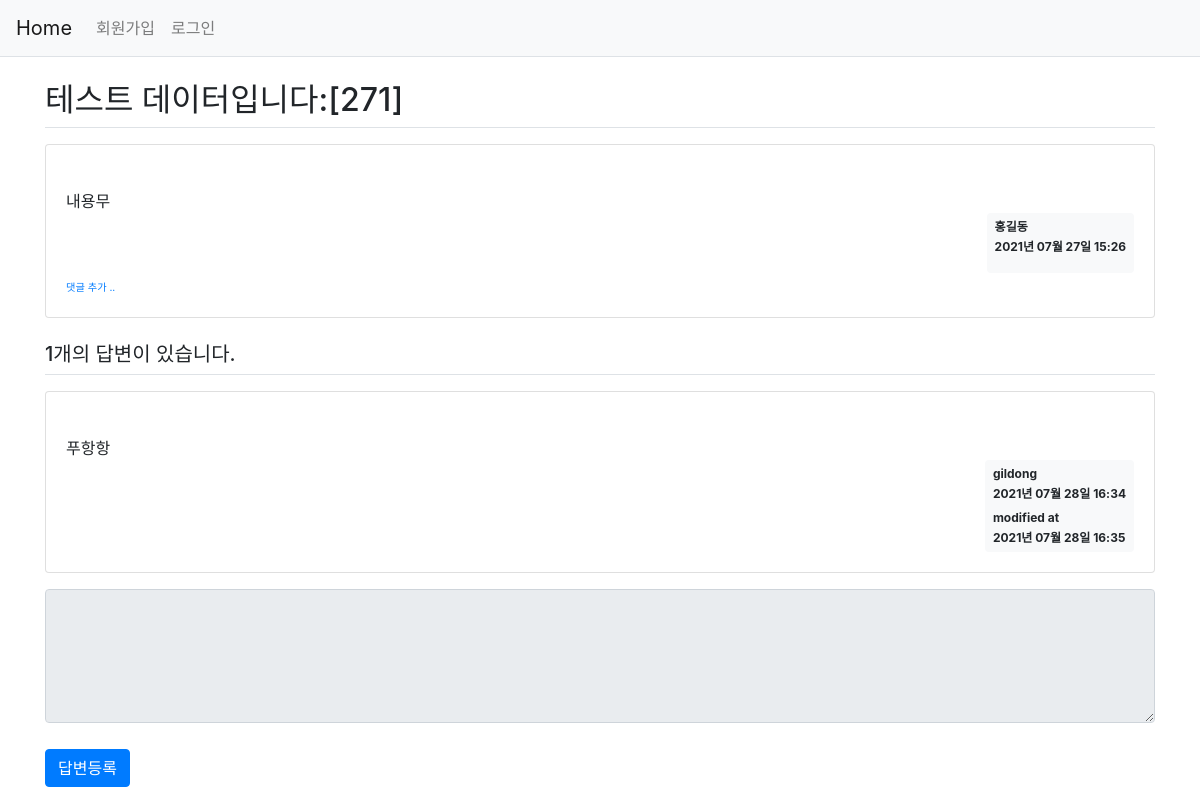
/question/detail/274/, run on the app's committed database.
### models.py (models this page shows)
class Question(db.Model):
    id = db.Column(db.Integer, primary_key=True)
    subject = db.Column(db.String(200), nullable=False)
    content = db.Column(db.Text(), nullable=False)
    create_date = db.Column(db.DateTime(), nullable=False)
    user_id = db.Column(db.Integer, db.ForeignKey(
        'user.id', ondelete='CASCADE'), nullable=False)  # 역참조
    user = db.relationship('User', backref=db.backref('question_set'))
    modify_date = db.Column(db.DateTime(), nullable=True)  # 수정 날짜

class User(db.Model):
    id = db.Column(db.Integer, primary_key=True)
    username = db.Column(db.String(150), unique=True, nullable=False)
    password = db.Column(db.String(200), nullable=False)
    email = db.Column(db.String(120), unique=True, nullable=False)

class Answer(db.Model):
    id = db.Column(db.Integer, primary_key=True)
    question_id = db.Column(db.Integer, db.ForeignKey(
        'question.id', ondelete='CASCADE'))
    question = db.relationship(
        'Question', backref=db.backref('answer_set'))  # 역참조
    content = db.Column(db.Text(), nullable=False)
    create_date = db.Column(db.DateTime(), nullable=False)
    user_id = db.Column(db.Integer, db.ForeignKey(
        'user.id', ondelete='CASCADE'), nullable=False)
    user = db.relationship('User', backref=db.backref('answer_set'))  # 역참조
    modify_date = db.Column(db.DateTime(), nullable=True)

### views/question_views.py (the view)
@bp.route('/detail/<int:question_id>/')
def detail(question_id):
    form = AnswerForm()
    question = Question.query.get_or_404(question_id)  # 404 오류시 에러페이지 출력
    return render_template('question/question_detail.html', question=question, form=form)

### forms.py
class AnswerForm(FlaskForm):
    content = TextAreaField('내용', validators=[DataRequired('내용을 입력해주세요.')])

### filter.py (called while the page is built)
def format_datetime(value, fmt='%Y년 %m월 %d일 %H:%M'):
    return value.strftime(fmt)

### views/auth_views.py (called while the page is built)
@bp.before_app_request  # 모든 라우트 함수보다 앞에 실행
def load_logged_in_user():
    user_id = session.get('user_id')
    if user_id is None:
        g.user = None
    else:
        g.user = User.query.get(user_id)

### templates/question/question_detail.html (shortened to what this page needs)
{%extends 'base.html'%} {%block content%}
<div class="container my-3">
  <h2 class="border-bottom py-2">{{question.subject}}</h2>
  <div class="card my-3">
    <div class="card-body">
      <div class="card-text" style="white-space: pre-line">
        {{question.content}}
      </div>
      <div class="d-flex justify-content-end">
        <div class="badge badge-light p-2 text-left">
          <div class="mb-2">{{question.user.username}}</div>
          <div>{{question.create_date|datetime}}</div>
          <br />
        </div>
      </div>
      <div>
        <a
          href="{{ url_for('comment.create_question', question_id=question.id) }}"
          class="small"
          ><small>댓글 추가 ..</small></a
        >
      </div>
    </div>
  </div>
  <h5 class="border-bottom my-3 py-2">
    {{question.answer_set|length}}개의 답변이 있습니다.
  </h5>
  {%for answer in question.answer_set %}
  <div class="card my-3">
    <div class="card-body">
      <div class="card-text" style="white-space: pre-line">
        {{ answer.content }}
      </div>
      <div class="d-flex justify-content-end">
        <div class="badge badge-light p-2 text-left">
          <div class="mb-2">{{answer.user.username}}</div>
          <div>{{ answer.create_date|datetime }}</div>
          <br />
          {%if answer.modify_date %}
          <div class="mb-2">modified at</div>
          <div>{{answer.modify_date|datetime}}</div>
          {%endif%}
        </div>
      </div>
    </div>
  </div>
  {%endfor%}
  <form
    action="{{ url_for('answer.create', question_id=question.id) }}"
    method="post"
    class="my-3"
  >
    <div class="form-group">
      <textarea
        {%if
        not
        g.user%}
        disabled
        {%endif%}
        name="content"
        id="content"
        class="form-control"
        rows="5"
      ></textarea>
    </div>
    <input type="submit" value="답변등록" class="btn btn-primary" />
  </form>
</div>
{%endblock%}

### templates/base.html (shortened to what this page needs)
<!DOCTYPE html>
<html lang="en">
  <head>
    <link
      rel="stylesheet"
      href="{{ url_for('static', filename='bootstrap.min.css') }}"
    />
    <link
      rel="stylesheet"
      href="{{ url_for('static', filename='style.css') }}"
    />
  </head>
  <body>
    {%include "navbar.html" %}
    {%block content%} {%endblock%}
  </body>
</html>

### templates/navbar.html (shortened to what this page needs)
<nav class="navbar navbar-expand-lg navbar-light bg-light border-bottom">
  <a class="navbar-brand" href="{{url_for('main.index')}}">Home</a>
  <div class="collapse navbar-collapse flex-grow-0" id="navbarNav">
    {%if g.user%}
    <ul class="navbar-nav">
      <li class="nav-link">{{ g.user.username }}님 안녕하세요!</li>
      <li class="nav-item">
        <a class="nav-link" href="/auth/logout"> (로그아웃)</a>
      </li>
    </ul>
    {% else %}
    <ul class="navbar-nav">
      <li class="nav-item">
        <a href="/auth/signup" class="nav-link">회원가입</a>
      </li>
      <li class="nav-item">
        <a href="/auth/login" class="nav-link">로그인</a>
      </li>
    </ul>
    {%endif%}
  </div>
</nav>

### static/style.css (style rules this page uses)
textarea { width: 100%; }
input[type="submit"] { margin-top: 10px; }

### data on the page
Question: subject "테스트 데이터입니다:[271]", content "내용무", create_date "2021년 07월 27일 15:26"
User: user.username "홍길동"
Answer: content "푸항항", user.username "gildong", create_date "2021년 07월 28일 16:34", modify_date "2021년 07월 28일 16:35"

### other printed values
{{ question.answer_set|length }} "1"
